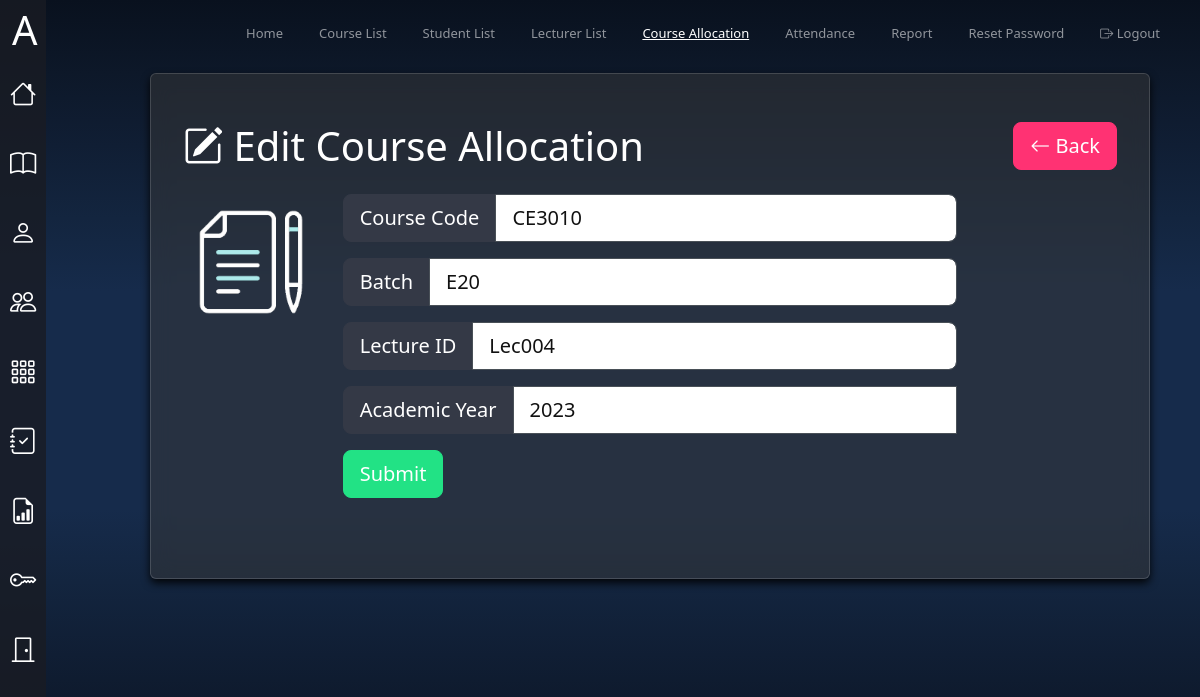
The page /MA_Dashboard/Course_Allocation/edit.php?AllocationID=47 (signed in) on the database its author committed.
### tables this page shows
CREATE TABLE `courseallocation` (
  `AllocationID` int(11) NOT NULL,
  `CourseCode` varchar(100) NOT NULL,
  `Lecture-ID` varchar(100) NOT NULL,
  `Batch` varchar(100) NOT NULL,
  `AcademicYear` year(4) NOT NULL
);

### MA_Dashboard/Course_Allocation/edit.php (the view, shortened to what this page needs)
<!DOCTYPE html>
<html lang="en" data-bs-theme="dark">
<head>
  <link href="https://cdn.jsdelivr.net/npm/bootstrap@5.3.0/dist/css/bootstrap.min.css" rel="stylesheet">
  <link href="https://cdn.jsdelivr.net/npm/bootstrap-icons/font/bootstrap-icons.css" rel="stylesheet">
  <link href="../custom-styles.css" rel="stylesheet">
</head>
<body>
  <div class="sidebar">
    <ul class="nav flex-column">
        <li class="nav-item">
        <a class="nav-link" href="../MA_index.php" data-bs-toggle="tooltip" data-bs-placement="right" title="Home">
            <i class="bi bi-house"></i>
        </a>
        </li>
        <li class="nav-item">
        <a class="nav-link" href="../Course_List/Course_List.php" data-bs-toggle="tooltip" data-bs-placement="right" title="Course List">
            <i class="bi bi-book"></i>
        </a>
        </li>
        <li class="nav-item">
        <a class="nav-link" href="../Student_List/Student_List.php" data-bs-toggle="tooltip" data-bs-placement="right" title="Student List">
            <i class="bi bi-person"></i>
        </a>
        </li>
        <li class="nav-item">
        <a class="nav-link" href="../Lecture_List/Lecture_List.php" data-bs-toggle="tooltip" data-bs-placement="right" title="Lecturer List">
            <i class="bi bi-people"></i>
        </a>
        </li>
        <li class="nav-item">
        <a class="nav-link" href="../Course_Allocation/Course_Allocation.php" data-bs-toggle="tooltip" data-bs-placement="right" title="Course Allocation">
            <i class="bi bi-grid-3x3-gap"></i>
        </a>
        </li>
        <li class="nav-item">
        <a class="nav-link" href="../Attendance/Attendance.php" data-bs-toggle="tooltip" data-bs-placement="right" title="Attendance">
            <i class="bi bi-journal-check"></i>
        </a>
        </li>
        <li class="nav-item">
        <a class="nav-link" href="../Report/Report.php" data-bs-toggle="tooltip" data-bs-placement="right" title="Report">
            <i class="bi bi-file-earmark-bar-graph"></i>
        </a>
        </li>
        <li class="nav-item">
        <a class="nav-link" href="../Password_Reset/Password_Reset.php" data-bs-toggle="tooltip" data-bs-placement="right" title="Password Reset">
            <i class="bi bi-key"></i>
        </a>
        </li>
        <li class="nav-item">
        <a class="nav-link" href="../../Login_Lecturer/logout.php" data-bs-toggle="tooltip" data-bs-placement="right" title="Logout">
            <i class="bi bi-door-closed"></i>
        </a>
        </li>
    </ul>
  </div>
  <nav class="navbar navbar-expand-lg navbar-dark bg-dark">
    <div class="container-fluid">
      <a class="navbar-brand" href="#"><h1 class="my-10">A</h1></a>
      <div class="collapse navbar-collapse" id="navbarNav">
        <ul class="navbar-nav ms-auto">
          <li class="nav-item">
            <a class="nav-link  " aria-current="page" href="../MA_index.php">Home</a>
          </li>
          <li class="nav-item">
            <a class="nav-link " href="../Course_List/Course_List.php">Course List</a>
          </li>
          <li class="nav-item">
            <a class="nav-link " href="../Student_List/Student_List.php">Student List</a>
          </li>
          <li class="nav-item">
            <a class="nav-link " href="../Lecture_List/Lecture_List.php">Lecturer List</a>
          </li>
          <li class="nav-item">
            <a class="nav-link active" href="../Course_Allocation/Course_Allocation.php">Course Allocation</a>
          </li>
          <li class="nav-item">
            <a class="nav-link " href="../Attendance/Attendance.php">Attendance</a>
          </li>
          <li class="nav-item">
            <a class="nav-link " href="../Report/Report.php">Report</a>
          </li>
          <li class="nav-item">
            <a class="nav-link " href="../Password_Reset/Password_Reset.php">Reset Password</a>
          </li>
          <li class="nav-item">
            <a class="nav-link btn btn-outline-danger btn-sm" href="../../Login_Lecturer/logout.php"><span class="bi bi-box-arrow-right"></span> Logout</a>
          </li>
        </ul>
      </div>
    </div>
  </nav>
<div class="content">
  <div class="card head-card p-3 mt-2">
    <div class="card-body">
      <?php
          if (isset($_GET['AllocationID'])) {
              $allocationID = $_GET['AllocationID'];
              include("../connect.php") ;
              $sql = "SELECT * FROM CourseAllocation WHERE AllocationID = '$allocationID'";
              $result = mysqli_query($conn,$sql);
              $row = mysqli_fetch_array($result);
      ?>
              <header class="d-flex justify-content-between my-3">
              <h1><i class="bi bi-pencil-square"></i> Edit Course Allocation</h1>
              <div>
                <a href="Course_Allocation.php" class ="btn btn-danger btn-lg"><i class="bi bi-arrow-left"></i> Back</a>
              </div>
              </header>
              <div class="row">
                  <div class="col-md-2">
                      <img src="../../icons/anim-b/edit.gif" class="img-fluid rounded" alt="Image">
                  </div>
              <div class="col-md-8">
                <form action="process.php" method="post">
                    <div class="input-group input-group-lg mb-3">
                      <span class="input-group-text">Course Code</span>
                        <select class="form-control" id="CourseCode" name="CourseCode">
                            <option selected><?php echo $row['CourseCode']; ?></option>
                        </select>
                    </div>
                    <div class="input-group input-group-lg mb-3">
                      <span class="input-group-text">Batch</span>
                        <select class="form-control" id="Batch" name="Batch">
                            <option selected><?php echo $row['Batch']; ?></option>
                        </select>
                    </div>
                      <div class="input-group input-group-lg mb-3">
                        <span class="input-group-text">Lecture ID</span>
                        <select class="form-control" id="Lecture-ID" name="Lecture-ID">
                            <option selected><?php echo $row['Lecture-ID']; ?></option>
                        </select>
                    </div>
                    <div class ="input-group input-group-lg mb-3">
                    <span class="input-group-text">Academic Year</span>
                        <input type ="text" name="AcademicYear"  value="<?php echo $row["AcademicYear"];?>"  class="form-control" >
                    </div>
                    <div class="input-group mb-5">
                        <input type="submit" value="Submit" class="btn btn-success btn-lg" name ="edit">
                    </div>
                  </form>
                  </div>
              </div>
          </div>
      </div>
      <?php
          }
          ?>
  </div>
</body>
</html>

### MA_Dashboard/custom-styles.css (style rules this page uses)
:root { --bs-body-bg: rgba(232, 249, 255, 0.918); --bs-body-color: #242424; --bs-link-color: #c595ff; --bs-primary: #0e5dac; --bs-success: #22e285; --bs-danger: #ff3273; }
.btn-success { background-color: var(--bs-success); border-color: var(--bs-success); }
.btn-danger { background-color: var(--bs-danger); border-color: var(--bs-danger); }
body { background-image: linear-gradient(to bottom, #09111e, #0d1829, #101e34, #13253f, #162b4b, #162b4b, #162b4b, #162b4b, #13253f, #101e34, #0d1829, #09111e); background-size: cover; background-position: center; height: 100vh; display: flex; }
.sidebar { position: fixed; top: 0; bottom: 0; left: 0; z-index: 100; padding: 60px 0 0; background-color: rgba(25, 28, 36, 0.8); }
.navbar { position: fixed; top: 0; right: 0; left: 0; z-index: 1030; padding: 1px 0; background-color: transparent !important; }
.content { margin-top: 65px; margin-left: 150px; width: calc(100% - 200px); }
.navbar-brand, .nav-link { font-size: 13px; }
.sidebar .nav-link { color: #fff; font-size: 35px; padding: 15px 10px; text-align: center; }
.sidebar .nav-link i { font-size: 0.75em; display: block; }
nav ul { list-style: none; padding: 0; display: flex; }
nav ul li { margin-right: 20px; }
nav ul li a { text-decoration: none; color: black; position: relative; display: inline-block; padding-bottom: 5px; }
nav ul li a::after { content: ''; position: absolute; left: 0; bottom: 0; height: 2px; width: 100%; background-color: white; transform: scaleX(0); transform-origin: right; transition: transform 0.3s ease; }
.navbar-nav .nav-link.active { text-decoration: underline; }
input[type="text"], input[type="email"], input[type="password"], textarea, select { background-color: white !important; color: rgb(17, 17, 17) !important; }
input::placeholder, textarea::placeholder, select::placeholder { color: rgb(80, 80, 80) !important; }
.input-group-text { background-color: #343946; color: white; border: 1px solid #343946; }

### MA_Dashboard/Course_Allocation/edit.php (style rules this page uses)
.head-card img { max-height: 600px; }
.head-card { background: rgba(57, 57, 57, 0.5); color:white; backdrop-filter: blur(10px); box-shadow: 0px 4px 8px rgba(0, 0, 0, 0.9); }

### rows shown on the page
courseallocation: CourseCode "CE3010", Batch "E20", Lecture-ID "Lec004", AcademicYear "2023"
